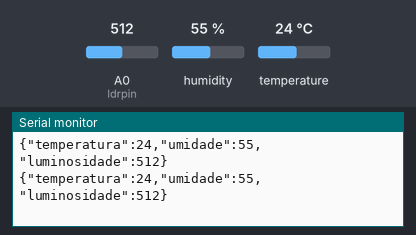
Bench run of a sketch on a simulated Arduino Uno, built with avr-gcc and run on an emulated ATmega328P. On the bench: the last lines printed to the serial monitor. The inputs (shaded band) are chosen by the test bench; at power-on: humidity 55 %, A0 (ldrpin) = 512, temperature 24 °C.

Above: at 4.8 s.
4.9 s: humidity set to 22 %
At 8.9 s:
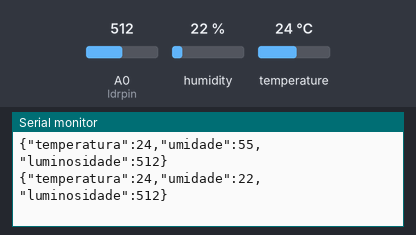
9.9 s: A0 (ldrpin) set to 716
At 13.4 s:
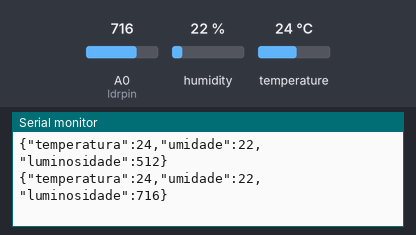
14.9 s: temperature set to 12 °C
At 16.8 s:
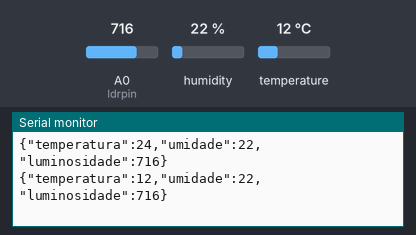
19.9 s: A0 (ldrpin) set to 900
At 21.4 s:
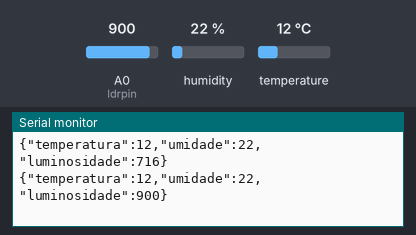
24.9 s: humidity set to 40 %
At 29.3 s:
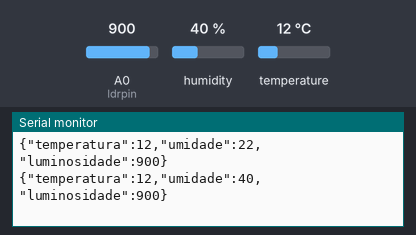
Timing chart, 0 to 30.8 s (numbered marks = the images above; inputs shaded):
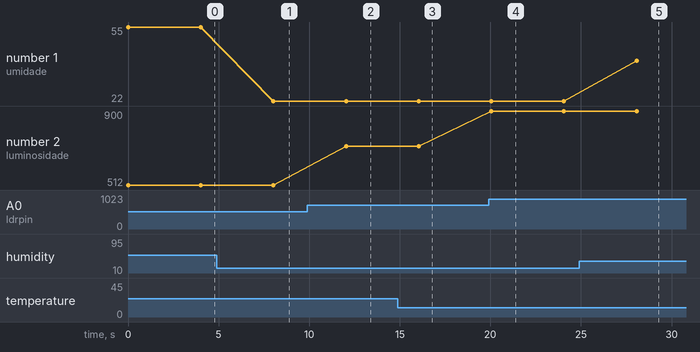

Measured:
- after the input at 4.9 s, the serial monitor: prints a new line after 3.1 s (image 1)
- after the input at 9.9 s, the serial monitor: prints a new line after 2.1 s (image 2)
- after the input at 14.9 s, the serial monitor: prints a new line after 1.1 s (image 3)
- after the input at 19.9 s, the serial monitor: prints a new line after 0.15 s (image 4)
- after the input at 24.9 s, the serial monitor: prints a new line after 3.2 s (image 5)
- plotted number 1: 55 → 22 after the input at 4.9 s, 22 → 40 after the input at 24.9 s
- plotted number 2: 512 → 716 after the input at 9.9 s, 716 → 900 after the input at 19.9 s

The sketch:

sketch.ino
```cpp
#include <DHT.h> // biblioteca para sensor dht
#include <ArduinoJson.h> // biblioteca para manipular no formato json

#define dhtpin 2 // define pino 2 como conectado ao dht
#define dhttype DHT22 // define o sensor utilizado
#define ldrpin A0 // define o pino a0 como conectado ao ldr

DHT dht(dhtpin, dhttype); // cria o objeto para acessar e manipular dht

void setup() {
  Serial.begin(9600); // iniciando comunicação serial em 9600b/s
  dht.begin(); // inicia o sensor para começar leitura de dados
  pinMode(ldrpin, INPUT); // configura ldr como entrada, para receber dados
}

void loop() {
  float temperature = dht.readTemperature(); // lê a temperatura e armazena na variável
  float humidity = dht.readHumidity(); // lê a umidade e armazena na variável
  int luminosity = analogRead(ldrpin); // leitura do valor do sensor e armazenamento na variável

  StaticJsonDocument<200> jsonDoc; // criar um objeto json, com tamanho de 200b, que armazena os dados
  jsonDoc["temperatura"] = temperature; // atribui o valor da váriavel à chave
  jsonDoc["umidade"] = humidity; // atribui o valor da váriavel à chave
  jsonDoc["luminosidade"] = luminosity; // atribui o valor da váriavel à chave

  String jsonString; // cria uma variavel do tipo string para armazenar os dados em texto
  serializeJson(jsonDoc, jsonString); // converte o objeto jsondoc em uma string de texto
  Serial.println(jsonString); // envia a string para o monitor serial

  delay(4000); // aguarda 4s antes de ler os sensores novamente
}
```
